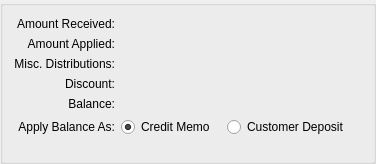
      <widget class="QGroupBox" name="_amountGroup">
       <property name="title">
        <string/>
       </property>
       <layout class="QGridLayout" name="gridLayout_2">
        <item row="0" column="0">
         <layout class="QHBoxLayout" name="horizontalLayout_3">
          <item>
           <layout class="QVBoxLayout" name="verticalLayout_2">
            <item>
             <layout class="QGridLayout" name="gridLayout">
              <item row="0" column="0">
               <widget class="QLabel" name="_receivedLit">
                <property name="text">
                 <string>Amount Received:</string>
                </property>
                <property name="alignment">
                 <set>Qt::AlignRight|Qt::AlignTrailing|Qt::AlignVCenter</set>
                </property>
               </widget>
              </item>
              <item row="0" column="1">
               <widget class="CurrCluster" name="_received">
                <property name="baseVisible">
                 <bool>true</bool>
                </property>
               </widget>
              </item>
              <item row="1" column="0">
               <widget class="QLabel" name="_amountAppliedLit">
                <property name="sizePolicy">
                 <sizepolicy hsizetype="Preferred" vsizetype="Fixed">
                  <horstretch>0</horstretch>
                  <verstretch>0</verstretch>
                 </sizepolicy>
                </property>
                <property name="text">
                 <string>Amount Applied:</string>
                </property>
                <property name="alignment">
                 <set>Qt::AlignRight|Qt::AlignTrailing|Qt::AlignVCenter</set>
                </property>
               </widget>
              </item>
              <item row="1" column="1">
               <widget class="CurrDisplay" name="_applied">
                <property name="focusPolicy">
                 <enum>Qt::NoFocus</enum>
                </property>
               </widget>
              </item>
              <item row="2" column="0">
               <widget class="QLabel" name="_miscDistribsLit">
                <property name="sizePolicy">
                 <sizepolicy hsizetype="Preferred" vsizetype="Fixed">
                  <horstretch>0</horstretch>
                  <verstretch>0</verstretch>
                 </sizepolicy>
                </property>
                <property name="text">
                 <string>Misc. Distributions:</string>
                </property>
                <property name="alignment">
                 <set>Qt::AlignRight|Qt::AlignTrailing|Qt::AlignVCenter</set>
                </property>
               </widget>
              </item>
              <item row="2" column="1">
               <widget class="CurrDisplay" name="_miscDistribs">
                <property name="focusPolicy">
                 <enum>Qt::NoFocus</enum>
                </property>
               </widget>
              </item>
              <item row="3" column="0">
               <widget class="QLabel" name="_discountLit">
                <property name="text">
                 <string>Discount:</string>
                </property>
                <property name="alignment">
                 <set>Qt::AlignRight|Qt::AlignTrailing|Qt::AlignVCenter</set>
                </property>
               </widget>
              </item>
              <item row="3" column="1">
               <widget class="CurrDisplay" name="_discount">
                <property name="focusPolicy">
                 <enum>Qt::NoFocus</enum>
                </property>
               </widget>
              </item>
              <item row="4" column="0">
               <widget class="QLabel" name="_balanceLit">
                <property name="sizePolicy">
                 <sizepolicy hsizetype="Preferred" vsizetype="Fixed">
                  <horstretch>0</horstretch>
                  <verstretch>0</verstretch>
                 </sizepolicy>
                </property>
                <property name="text">
                 <string>Balance:</string>
                </property>
                <property name="alignment">
                 <set>Qt::AlignRight|Qt::AlignTrailing|Qt::AlignVCenter</set>
                </property>
               </widget>
              </item>
              <item row="4" column="1">
               <widget class="CurrDisplay" name="_balance"/>
              </item>
              <item row="5" column="0">
               <widget class="QLabel" name="_applyBalLit">
                <property name="text">
                 <string>Apply Balance As:</string>
                </property>
                <property name="alignment">
                 <set>Qt::AlignRight|Qt::AlignTrailing|Qt::AlignVCenter</set>
                </property>
               </widget>
              </item>
              <item row="5" column="1">
               <layout class="QHBoxLayout">
                <property name="spacing">
                 <number>12</number>
                </property>
                <item>
                 <widget class="QRadioButton" name="_balCreditMemo">
                  <property name="text">
                   <string>Credit Memo</string>
                  </property>
                  <property name="checked">
                   <bool>true</bool>
                  </property>
                 </widget>
                </item>
                <item>
                 <widget class="QRadioButton" name="_balCustomerDeposit">
                  <property name="text">
                   <string>Customer Deposit</string>
                  </property>
                 </widget>
                </item>
               </layout>
              </item>
             </layout>
            </item>
            <item>
             <spacer>
              <property name="orientation">
               <enum>Qt::Vertical</enum>
              </property>
              <property name="sizeHint" stdset="0">
               <size>
                <width>20</width>
                <height>13</height>
               </size>
              </property>
             </spacer>
            </item>
           </layout>
          </item>
          <item>
           <spacer>
            <property name="orientation">
             <enum>Qt::Horizontal</enum>
            </property>
            <property name="sizeHint" stdset="0">
             <size>
              <width>13</width>
              <height>20</height>
             </size>
            </property>
           </spacer>
          </item>
         </layout>
        </item>
       </layout>
      </widget>
